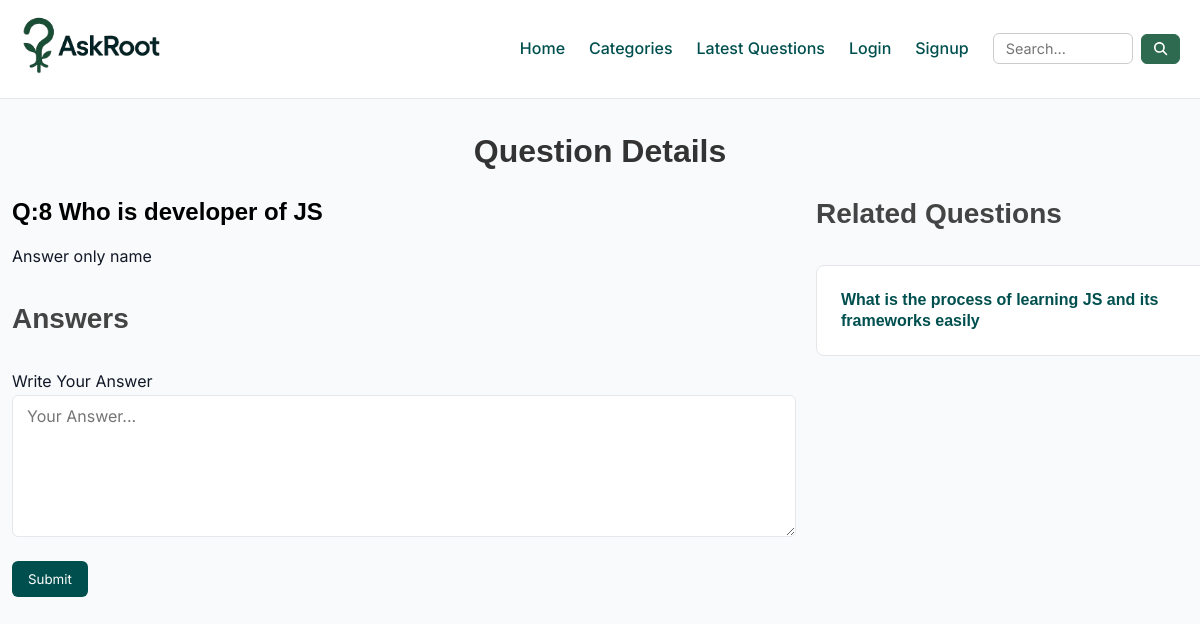
The app's page /?q-id=8 with its own data.
### tables this page shows
CREATE TABLE `questions` (
  `id` int(30) NOT NULL,
  `title` varchar(250) NOT NULL,
  `discription` varchar(500) NOT NULL,
  `category_id` int(30) NOT NULL,
  `user_id` int(30) NOT NULL
);

### client/question-details.php (the view, shortened to what this page needs)
<div class="container mt-4 mb-4 question-details">
    <h2 class="text-center mb-4">Question Details</h2>
    <div class="row justify-content-center" style="gap:20px; flex-wrap:nowrap;">
        <div class="col-8">
            <?php
            include('./common/db.php');
            $query = "SELECT * FROM questions WHERE id = '$qid'";
            $result = $conn->query($query);
            $row = $result->fetch_assoc();
            $cid_q = $row['category_id'];
            echo '
        <div class="mb-4">
          <h4 class="mb-2" style="color:black;">Q:' . $qid . ' ' .  htmlspecialchars($row['title']) . '</h4>
          <p class="text-muted">' . nl2br(htmlspecialchars($row['discription'])) . '</p>
        </div>';
            include('answers.php')
            ?>
            <div class="answer-box">
                <form method="POST" action="./server/requests.php">
                    <label for="answer" class="form-label">Write Your Answer</label>
                    <textarea name="answer" id="answer" rows="6" class="form-input" placeholder="Your Answer..." required></textarea>
                    <div class="mt-2">
                        <button type="submit" name="answer-btn" value="submit" class="btn-primary">Submit</button>
                    </div>
                </form>
            </div>
        </div>
        <div class="col-4">
            <h3 class="mb-4">Related Questions</h3>
            <?php
            $query = "SELECT * FROM questions WHERE category_id ='$cid_q' and id!= '$qid'";
            $result = $conn->query($query);
            foreach ($result as $row) {
                $title = $row['title'];
                $id = $row['id'];
                echo "<div class='col-12 mb-4'>
                <div class='question-card p-2'>
                  <h6>
                    <a href='?q-id=$id' class='question-link'>
                      $title
                    </a>
                  </h6>
                </div>
              </div>";
            }
            ?>
        </div>
    </div>
</div>

### public/css/style.css (style rules this page uses)
:root { --font-primary: "Inter", sans-serif; --color-bg: #f9fafb; --color-primary: #004f4f; --color-secondary: #2d6a4f; --color-accent: #38b000; --color-text: #111827; --color-muted: #6b7280; --color-white: #ffffff; --color-border: #e5e7eb; }
* { margin: 0; padding: 0; box-sizing: border-box; }
body { font-family: var(--font-primary); background-color: var(--color-bg); color: var(--color-text); line-height: 1.6; font-size: 16px; }
h1, h2, h3, h4, h5, h6 { font-family: "Poppins", sans-serif; font-weight: 600; line-height: 1.3; color: #222831; }
h2 { font-size: 2rem; color: #333; }
h3 { font-size: 1.75rem; color: #444; }
h4 { font-size: 1.5rem; color: #555; }
h6 { font-size: 1rem; color: #777; margin: 0; }
a { color: var(--color-primary) !important; text-decoration: none; }
button { font-family: inherit; background-color: var(--color-primary); color: var(--color-white); border: none; padding: 10px 16px; border-radius: 6px; cursor: pointer; transition: background-color 0.3s ease; }
input, textarea, select { font-family: inherit; padding: 8px 12px; border: 1px solid var(--color-border); border-radius: 6px; outline: none; }
.container { max-width: 1200px; margin: 0 auto; padding: 0 16px; }
.row { display: flex; flex-wrap: wrap; margin: -8px; }
.col-4 { flex: 0 0 33.333%; max-width: 33.333%; }
.col-8 { flex: 0 0 66.666%; max-width: 66.666%; }
.col-12 { flex: 0 0 100%; max-width: 100%; }
.mt-2 { margin-top: 1rem; }
.mb-2 { margin-bottom: 1rem; }
.mt-4 { margin-top: 2rem; }
.mb-4 { margin-bottom: 2rem; }
.p-2 { padding: 1rem; }
.text-center { text-align: center; }
.form-input { width: 100%; padding: 10px 14px; font-size: 1rem; border: 1px solid var(--color-border); border-radius: 6px; outline: none; transition: 0.2s; }
textarea.form-input, select.form-input { font-family: inherit; resize: vertical; }
.question-card { background-color: #ffffff; border: 1px solid var(--color-border); border-radius: 8px; transition: 0.2s; }
.question-details h6 { margin: 0px !important; }
@media (max-width: 1600px) { .container { padding: 0 24px; } }
@media (max-width: 1366px) { .container { padding: 0 20px; } }
@media (max-width: 1280px) { .question-card { padding: 1.5rem; } }

### records on screen
questions: title "Who is developer of JS", discription "Answer only name"
questions: title "What is the process of learning JS and its frameworks easily"

### other values on screen
$qid "8"
